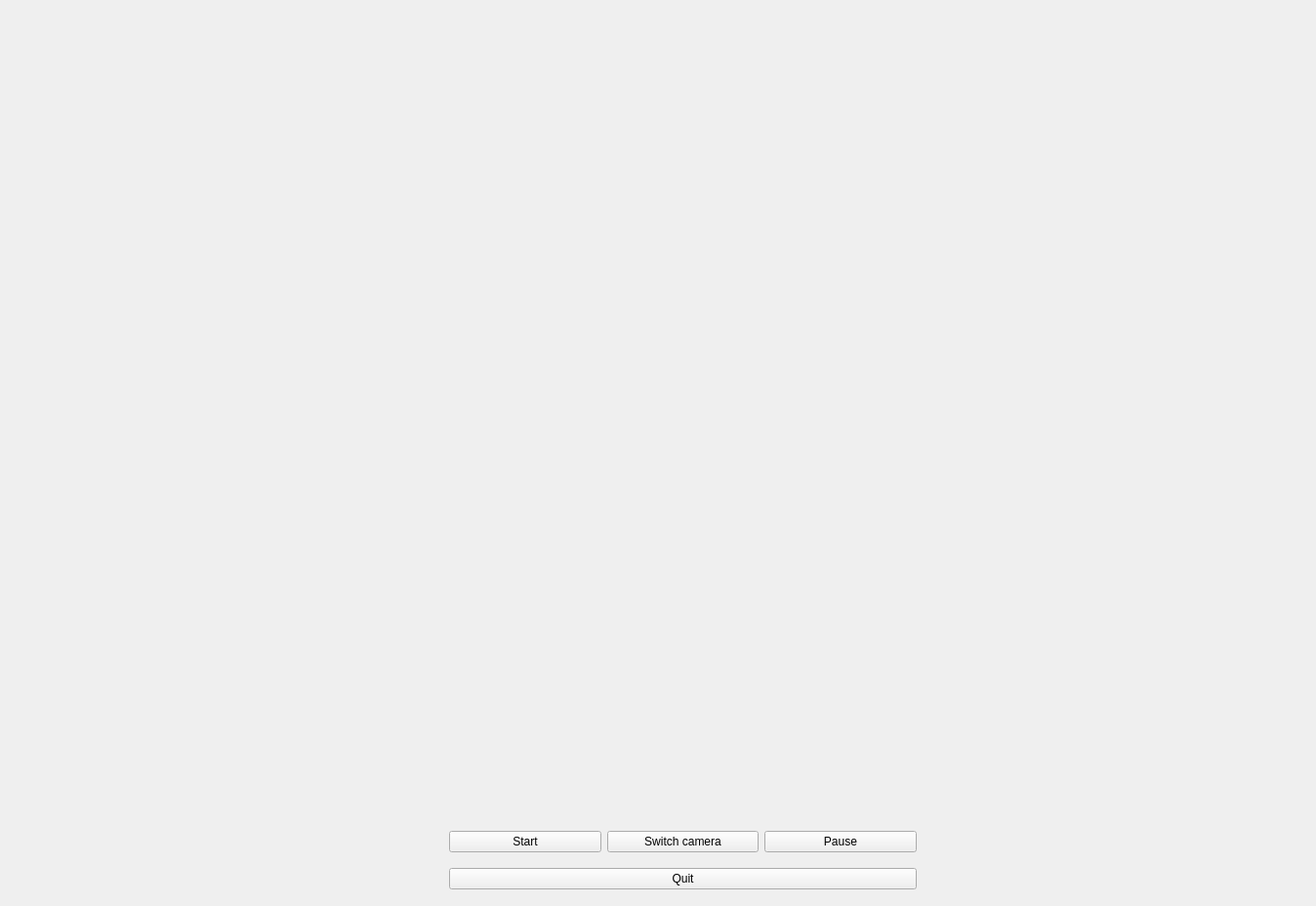
<?xml version="1.0" encoding="UTF-8"?>
<ui version="4.0">
 <class>MainWindow</class>
 <widget class="QMainWindow" name="MainWindow">
  <property name="geometry">
   <rect>
    <x>0</x>
    <y>0</y>
    <width>1348</width>
    <height>928</height>
   </rect>
  </property>
  <property name="minimumSize">
   <size>
    <width>1300</width>
    <height>800</height>
   </size>
  </property>
  <property name="windowTitle">
   <string>MainWindow</string>
  </property>
  <widget class="QWidget" name="centralwidget">
   <property name="minimumSize">
    <size>
     <width>1300</width>
     <height>926</height>
    </size>
   </property>
   <widget class="QWidget" name="layoutWidget">
    <property name="geometry">
     <rect>
      <x>10</x>
      <y>10</y>
      <width>1331</width>
      <height>911</height>
     </rect>
    </property>
    <layout class="QVBoxLayout" name="verticalLayout">
     <item>
      <widget class="QWidget" name="VideoContainer" native="true">
       <property name="minimumSize">
        <size>
         <width>1300</width>
         <height>800</height>
        </size>
       </property>
       <widget class="QLabel" name="videoStream">
        <property name="geometry">
         <rect>
          <x>0</x>
          <y>0</y>
          <width>1331</width>
          <height>1350</height>
         </rect>
        </property>
        <property name="minimumSize">
         <size>
          <width>1300</width>
          <height>800</height>
         </size>
        </property>
        <property name="text">
         <string/>
        </property>
       </widget>
      </widget>
     </item>
     <item>
      <widget class="QWidget" name="ControlContainer" native="true">
       <property name="maximumSize">
        <size>
         <width>16777215</width>
         <height>100</height>
        </size>
       </property>
       <widget class="QWidget" name="layoutWidget">
        <property name="geometry">
         <rect>
          <x>0</x>
          <y>20</y>
          <width>929</width>
          <height>81</height>
         </rect>
        </property>
        <layout class="QGridLayout" name="gridLayout" rowstretch="0,0,0">
         <property name="sizeConstraint">
          <enum>QLayout::SetDefaultConstraint</enum>
         </property>
         <property name="leftMargin">
          <number>450</number>
         </property>
         <property name="horizontalSpacing">
          <number>6</number>
         </property>
         <item row="0" column="0">
          <widget class="QPushButton" name="startButton">
           <property name="text">
            <string>Start</string>
           </property>
          </widget>
         </item>
         <item row="0" column="1">
          <widget class="QPushButton" name="switchcamerabutton">
           <property name="text">
            <string>Switch camera</string>
           </property>
          </widget>
         </item>
         <item row="0" column="2">
          <widget class="QPushButton" name="pauseButton">
           <property name="text">
            <string>Pause</string>
           </property>
          </widget>
         </item>
         <item row="2" column="0" colspan="3">
          <widget class="QPushButton" name="quitButton">
           <property name="text">
            <string>Quit</string>
           </property>
          </widget>
         </item>
        </layout>
       </widget>
      </widget>
     </item>
    </layout>
   </widget>
  </widget>
 </widget>
 <resources/>
 <connections/>
</ui>
